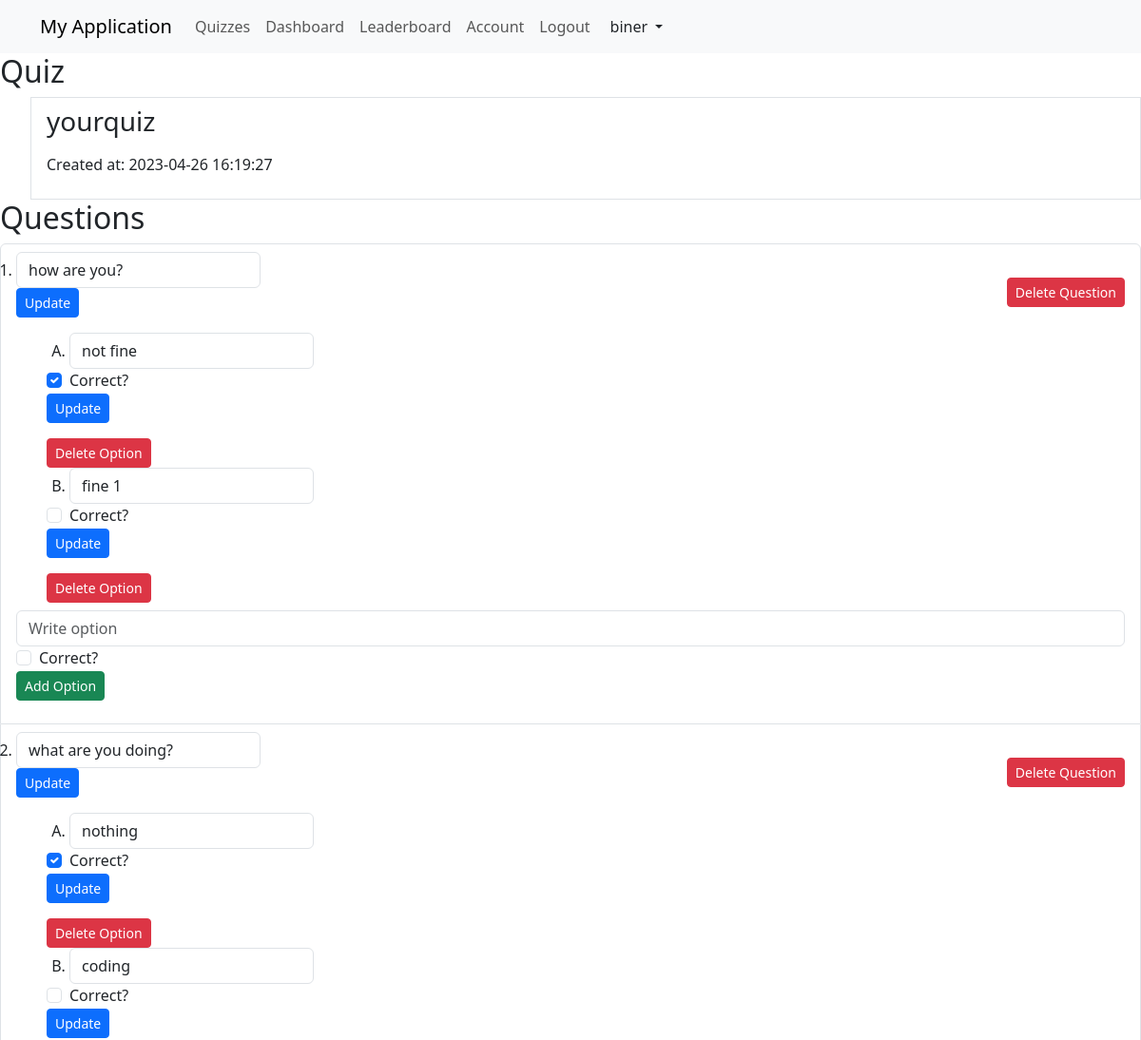
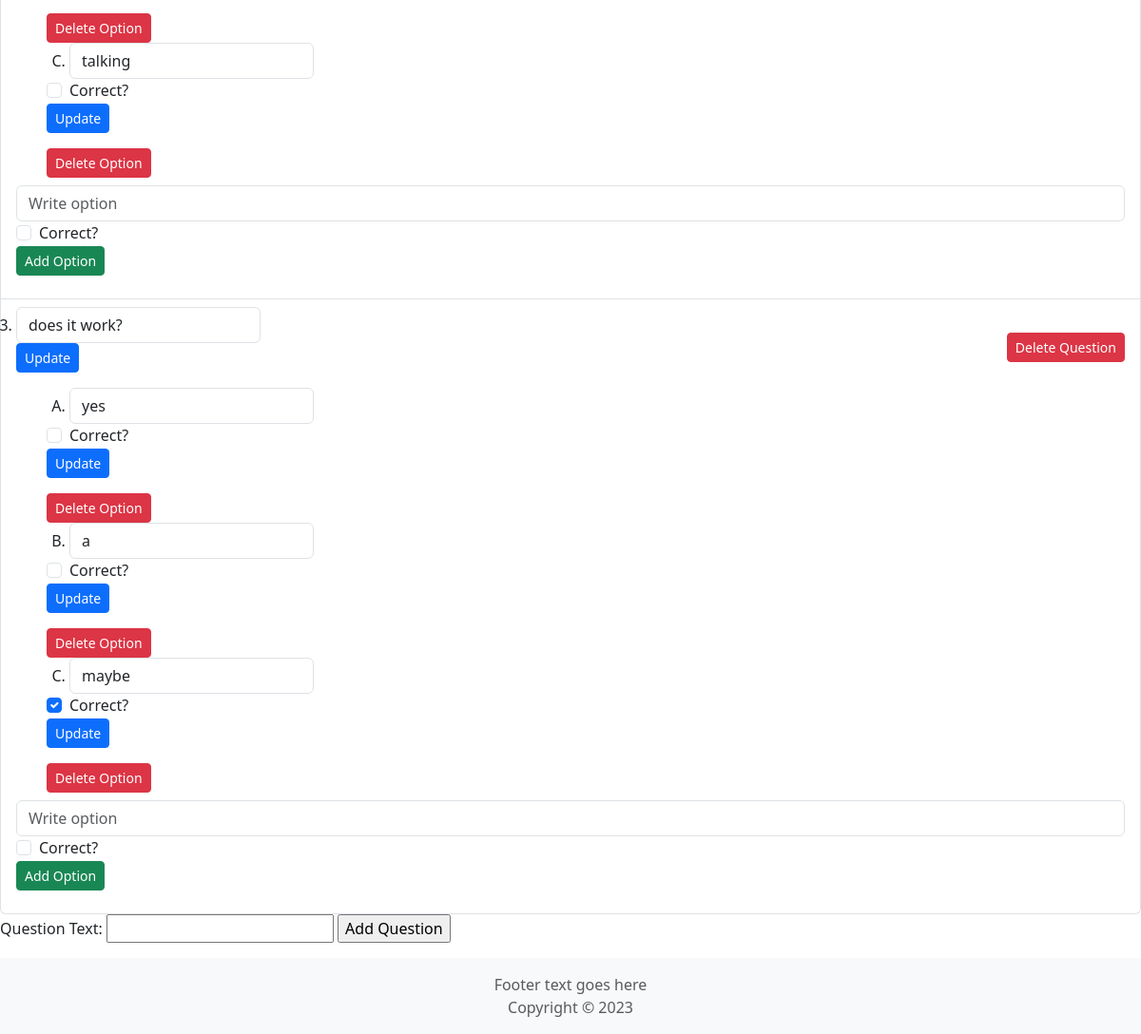
The page /quiz?id=2 (signed in) on the database its author committed (2 pictures, top to bottom).
### tables this page shows
CREATE TABLE `quizzes` (
  `id` int(11) NOT NULL,
  `title` varchar(255) NOT NULL,
  `description` varchar(512) DEFAULT NULL,
  `user_id` int(11) NOT NULL,
  `created_at` timestamp NULL DEFAULT current_timestamp(),
  `submittable` tinyint(1) DEFAULT 0,
  `mode` enum('all','one') NOT NULL DEFAULT 'all'
);

CREATE TABLE `options` (
  `id` int(11) NOT NULL,
  `question_id` int(11) NOT NULL,
  `option_text` text NOT NULL,
  `is_correct` tinyint(1) DEFAULT 0
);

### src/Controller/BaseController.php (called while the page is built, shortened)
<?php
class BaseController{
    public function render($view, $params = [])
    {
        return View::render($view, $params);
    }
}

### src/Config/Application.php (called while the page is built, shortened)
<?php
class Application {
    public static string $ROOT_DIR;
    private Router $router;
    function __construct($router, $rootPath)
    {
        self::$ROOT_DIR = $rootPath;
        $this->router = $router;
    }
    function run(){
        try{
            $this->router->dispatch();
        }
        catch(NotFoundException $e){
            $error_page = Application::$ROOT_DIR."/src/View/error.php";
            $this->handleExceptions($e, $error_page);
        }
        catch(\Exception $e){
            $this->handleExceptions($e);
        }
    }
}

### index.php (called while the page is built, shortened)
<?php
$router = new Router();
$router->get('custom', function(){
    echo "This custom route";
});
$router->get('/', [HomeController::class, 'index']);
$router->get('login', [AuthController::class, 'login']);
$router->get('signup', [AuthController::class, 'signup']);
$router->get('logout', [AuthController::class, 'logout']);
$router->post('login', [AuthController::class, 'login']);
$router->post('signup', [AuthController::class, 'signup']);
$router->get('admin/users', [AdminController::class, 'index']);
$router->post('admin/users/update', [AdminController::class, 'updateUser']);
$router->post('admin/users/password', [AdminController::class, 'changeUserPassword']);
$router->get('admin/users/delete', [AdminController::class, 'deleteUser']);
$router->get('quiz', [QuizController::class, 'show']);
$router->get('quizzes', [QuizController::class, 'index']);
$router->get('quiz/delete', [QuizController::class, 'delete']);
$router->post('quiz/update', [QuizController::class, 'update']);
$router->post('quiz/store', [QuizController::class, 'store']);
$router->post('quiz/take', [QuizStudentController::class, 'store']);
$router->post('quiz/take/one', [QuizStudentController::class, 'take']);
$router->post('all', [QuizController::class, 'all']);
$router->get('question/delete', [QuestionController::class, 'delete']);
$router->post('question/store', [QuestionController::class, 'store']);
$router->post('question/update', [QuestionController::class, 'update']);
$router->get('option/delete', [OptionController::class, 'delete']);
$router->post('option/store', [OptionController::class, 'store']);
$router->post('option/update', [OptionController::class, 'update']);
$router->get('leaderboard', [DashboardController::class, 'leaderboard']);
$router->get('dashboard', [DashboardController::class, 'dashboard']);
$router->get('account', [UserController::class, 'index']);
$router->post('account/update', [UserController::class, 'update']);
$router->post('account/password', [UserController::class, 'changePassword']);
$router->post('account/image', [UserController::class, 'changeImage']);
$app = new Application($router, __DIR__);
$app->run();

### src/Model/QuizModel.php (called while the page is built, shortened)
<?php
class QuizModel extends Database{
    static function getQuizByUser($id, $user_id){
        $sql = "SELECT * FROM `quizzes` WHERE `id` = :id and `user_id` = :user_id";
        return Database::query($sql, [':id'=>$id, ':user_id'=>$user_id]);
    }
    static function getQuestionsAndOptionsOfQuiz($id){
        $sql = "SELECT qz.id as quiz_id, q.id as question_id, q.question_text, o.id, o.option_text, o.is_correct
        FROM quizzes qz
        INNER JOIN questions q ON q.quiz_id = qz.id
        LEFT JOIN options o ON o.question_id = q.id
        WHERE qz.id = :id;";
        $result = Database::query($sql, [':id'=>$id]);
        return QuizModel::generateArrayForQuestionsAndOptions($result);
    }
    static function generateArrayForQuestionsAndOptions($results = []) {
        $quiz = [];
        foreach ($results as $result) {
            $quiz_id = $result['quiz_id'];
            $question_text = $result['question_text'];
            $question_id = $result['question_id'];
            $option_id = $result['id'];
            $option_text = $result['option_text'];
            $is_correct = $result['is_correct'];
            if (!array_key_exists($quiz_id, $quiz)) {
                $quiz[$quiz_id] = [
                    'quiz_id' => $quiz_id,
                    'questions' => []
                ];
            }
            if (!array_key_exists($question_id, $quiz[$quiz_id]['questions'])) {
                $quiz[$quiz_id]['questions'][$question_id] = [
                    'question_id' => $question_id,
                    'question_text' => $question_text,
                    'options' => []
                ];
            }
            if ($option_id !== null) {
                $quiz[$quiz_id]['questions'][$question_id]['options'][] = [
                    'option_id' => $option_id,
                    'option_text' => $option_text,
                    'is_correct' => $is_correct
                ];
            } else {
                if (!isset($quiz[$quiz_id]['questions'][$question_id]['options'])) {
                    $quiz[$quiz_id]['questions'][$question_id]['options'] = [];
                }
            }
        }
        return $quiz;
    }
}

### src/Config/Database.php (called while the page is built, shortened)
<?php
class Database{
    static public function query($sql, $sql_parms = []){
        $db =  Database::connect();
        $query = null;
        if(empty($sql_parms)){
            $query = $db->query($sql);
        }else{
            $query = $db->prepare($sql);
            $query->execute($sql_parms);
        }
        $data = $query->fetchAll(\PDO::FETCH_ASSOC);
        return $data;
    }
    static public function connect(){
        try{
            return new \PDO(Config::CONFIG['db'],Config::CONFIG['db_user'],Config::CONFIG['db_password']);
        }catch(PDOException $e){
            return null;
        }
    }
}

### src/View/quiz/quiz_teacher.php (the view, shortened to what this page needs)
<h2>Quiz</h2>
<ul class="list-group">
  <ol>
  <?php foreach($quiz as $qu): ?>
    <li class="list-group-item">
      <div class="d-flex justify-content-between align-items-center">
        <h3><?php echo $qu['title']; ?></h3>
        <span class="badge badge-primary badge-pill">Created by: <?php echo $qu['user_id']; ?></span>
      </div>
      <p class="mt-2">Created at: <?php echo $qu['created_at']; ?></p>
    </li>
  <?php endforeach; ?>
</ul>
<h2>Questions</h2>
<ol class="list-group">
<?php foreach ($questions as $quiz_id => $quiz_data) { ?>
  <?php foreach ($quiz_data['questions'] as $question_text => $question_data) { ?>
  <li class="list-group-item">
  <div class="d-flex justify-content-between align-items-center">
    <form action="question/update" method="post" class="update-question-form">
      <li><input type="text" class="form-control" id="question_text" name="question_text" value="<?= $question_data['question_text']; ?>"></li>
      <button type="submit" class="btn btn-primary btn-sm mr-2">Update</button>
    </form>
    <div>
      <a class="btn btn-danger btn-sm delete-question-link" href="question/delete?qid=<?= $_GET['id']; ?>&id=<?= $question_data['question_id']; ?>">Delete Question</a>
    </div>
  </div>
<ol type="A">
<?php  foreach ($question_data['options'] as $option_data) { ?>
  <li class="d-flex align-items-center">
    <div class="form-group">
      <form action="option/update" method="POST" class="update-option-form">
        <div class="form-group form-check">
          <li><input type="text" class="form-control" id="option_text" name="option_text" value="<?php echo $option_data['option_text']; ?>"></li>
          <input type="checkbox" class="form-check-input" name="is_correct" id="is_correct_<?php echo $option_data['option_id']; ?>" value="1" <?php if($option_data['is_correct']) echo 'checked'; ?>>
          <label class="form-check-label" for="is_correct_<?php echo $option_data['option_id']; ?>">Correct?</label>
        </div>
        <button type="submit" class="btn btn-primary btn-sm mr-2">Update</button>
      </form>
      <div>
        <a class="btn btn-danger btn-sm delete-option-link" href="option/delete?qid=<?= $_GET['id']; ?>&id=<?php echo $option_data['option_id']; ?>">Delete Option</a>
      </div>
    </div>
  </li>
  <?php  }  ?>
</ol>
<form action="option/store" method="POST" class="create-option-form mt-2">
    <div class="form-group">
      <input type="text" class="form-control" placeholder="Write option" id="option-text" name="option-text" required>
    </div>
    <div class="form-group form-check">
      <input type="checkbox" class="form-check-input" name="is_correct" id="is_correct_new" value="1">
      <label class="form-check-label" for="is_correct_new">Correct?</label>
    </div>
    <button type="submit" class="btn btn-success btn-sm">Add Option</button>
  </form>
  </li>
  <?php } ?>
<?php  } ?>
</ol>
<?php if(isset($_GET['id'])): ?>
<form method="POST" id="create-question-form">
  <label for="question-text">Question Text:</label>
  <input type="text" id="question-text" name="question-text" required>
  <input type="submit" value="Add Question">
</form>
<?php endif; ?>

### rows shown on the page
quizzes: title "yourquiz", created_at "2023-04-26 16:19:27", option_text "not fine", option_text "fine 1", option_text "nothing", option_text "coding", option_text "talking", option_text "yes", option_text "a", option_text "maybe"
options: is_correct "☑"
options: is_correct "☑"
options: is_correct "☑"

### other values the page prints
$_SESSION['user'] "biner"
